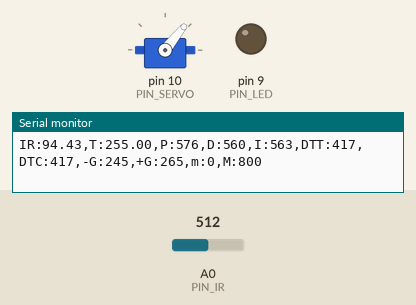
Simulated run of this sketch. Board: Arduino Uno, built with avr-gcc and run on an emulated ATmega328P. On the bench: servo, output pins drawn as LEDs (lit = HIGH), the last lines printed to the serial monitor. The test bench sets the inputs (shaded band); at power-on: A0 (PIN_IR) = 512.

Above: at 1.2 s.
1.3 s: A0 (PIN_IR) set to 430
At 1.62 s:
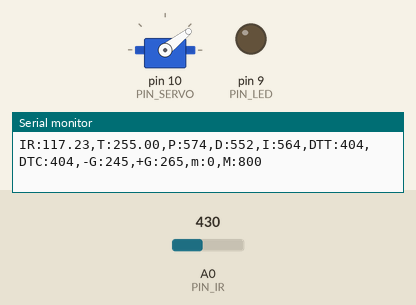
4.3 s: A0 (PIN_IR) set to 245
At 4.6 s:
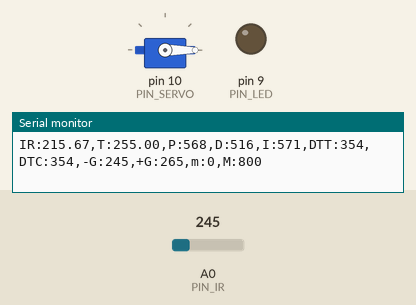
7.3 s: A0 (PIN_IR) set to 0
Timing chart, 0 to 15.2 s (numbered marks = the images above; inputs shaded):
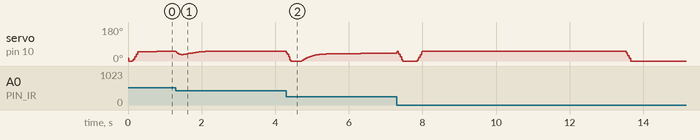

The sketch:

20130152_PID.ino
```cpp
#include <Servo.h>
/////////////////////////////
// Configurable parameters //
/////////////////////////////
// Arduino pin assignment
#define PIN_LED 9
#define PIN_SERVO 10                    //[3030]SERVO를 10번 핀에 연결
#define PIN_IR A0     //[3037]적외선 센서를 A0에 연결
// Framework setting
#define _DIST_TARGET 255            // [3040] 레일플레이트의 중간지점(목표지점=25.5cm)
#define _DIST_MIN 100               //[3035] 측정 최소 거리
#define _DIST_MAX 410               //[3036] 측정 가능한 최대 거리
// Distance sensor
#define _DIST_ALPHA 0.11   //[3023] EMA 가중치
// Servo range
#define _DUTY_MIN 440     //[3028] 서보 각도 최소값
#define _DUTY_NEU 700     //[3038] 레일 수평 서보 펄스폭
#define _DUTY_MAX 1070     //[3031] 서보 최대값
//fix

// Servo speed control
#define _SERVO_ANGLE 30   //[3030] servo angle limit 실제 서보의 동작크기
//[3023] 서보모터의 작동범위(단위 : degree)
#define _SERVO_SPEED 200            // [3040] 서보의 각속도(초당 각도 변화량)
// Event periods
#define _INTERVAL_DIST 20   //[3039]적외선 센서 측정 간격
#define _INTERVAL_SERVO 20         //[3046]서보갱신간격
#define _INTERVAL_SERIAL 100       //[3030]시리얼 플로터 갱신간격
// PID parameters
#define _KP 2.0     //[3039] 비례 제어의 상수 값
#define _KD 160.5
#define _KI 0.007
//////////////////////
// global variables //
//////////////////////
// Servo instance     //[3046]서보간격
Servo myservo;                      //[3030]servo
// Distance sensor
float dist_target; // location to send the ball
float filteredValue;
float sensitivity = 0.12;
float dist_raw, dist_ema, dist_min, dist_max;     //[3034]적외선센서로 측정한 거리값과 ema필터를 적용한 거리값
// Event periods
unsigned long last_sampling_time_dist, last_sampling_time_servo, last_sampling_time_serial;   //[3039] interval간격으로 동작 시행을 위한 정수 값
bool event_dist, event_servo, event_serial; //[3023] 적외선센서의 거리측정, 서보모터, 시리얼의 이벤트 발생 여부
// Servo speed control
int duty_chg_per_interval;  //[3039] interval 당 servo의 돌아가는 최대 정도
int duty_target, duty_curr;      //[3030]servo 목표 위치, servo 현재 위치
// PID variables
float error_curr, error_prev, control, pterm, dterm, iterm;
// [3042] 현재 오차값, 이전 오차값, ? , p,i,d 값
void setup() {
  // initialize GPIO pins for LED and attach servo
  pinMode(PIN_LED, OUTPUT);           //[3030]LED를 연결[3027]
  myservo.attach(PIN_SERVO);  //[3039]servo를 연결
  // initialize global variables
  dist_min = _DIST_MIN;                      //[3030] 측정값의 최소값
  //[3023] 측정가능 거리의 최소값
  dist_max = _DIST_MAX;    //[3032] 측정값의 최대값
  //[3023] 측정가능 거리의 최대값
  dist_target = _DIST_TARGET;           //[3023] 목표 거리 위치
  duty_curr = _DIST_MIN;
  last_sampling_time_dist, last_sampling_time_servo, last_sampling_time_serial = 0;
  dist_raw, dist_ema = _DIST_MIN;
  pterm = dterm  = 0;
  iterm = 0;
  // move servo to neutral position
  myservo.writeMicroseconds(_DUTY_NEU);//[3030]서보를 레일이 수평이 되는 값으로 초기화
  // initialize serial port
  Serial.begin(57600);  //[3039] 시리얼 모니터 속도 지정
  filteredValue = ir_distance();
  // convert angle speed into duty change per interval.
  duty_chg_per_interval = (float)(_DUTY_MAX - _DUTY_MIN) * (_SERVO_SPEED / _SERVO_ANGLE) * (_INTERVAL_SERVO / 1000.0); //[3039]
}
void loop() {
  /////////////////////
  // Event generator //
  /////////////////////
  unsigned long time_curr = millis();
  if (time_curr >= last_sampling_time_dist + _INTERVAL_DIST) {
    last_sampling_time_dist += _INTERVAL_DIST;
    event_dist = true;
  }
  if (time_curr >= last_sampling_time_servo + _INTERVAL_SERVO) {
    last_sampling_time_servo += _INTERVAL_SERVO;
    event_servo = true;
  }
  if (time_curr >= last_sampling_time_serial + _INTERVAL_SERIAL) {
    last_sampling_time_serial += _INTERVAL_SERIAL;
    event_serial = true;
  }
  ////////////////////
  // Event handlers //
  ////////////////////
  if (event_dist) {
    event_dist = false;    // [3037]
    // get a distance reading from the distance sensor
    dist_raw = ir_distance_filtered();
    dist_ema = _DIST_ALPHA * dist_raw + (1 - _DIST_ALPHA) * dist_ema;
    // PID control logic
    error_curr = dist_target - dist_ema; //[3034] 목표위치와 실제위치의 오차값
    pterm = _KP * error_curr;
    dterm = _KD * (error_curr - error_prev);
    iterm += _KI * error_curr;
    control = pterm + dterm+iterm;
    duty_target = _DUTY_NEU + control;
    // Limit duty_target within the range of [_DUTY_MIN, _DUTY_MAX]
    if (duty_target < _DUTY_MIN) duty_target = _DUTY_MIN; // lower limit
    if (duty_target > _DUTY_MAX) duty_target = _DUTY_MAX; // upper limit
    // update error_prev
    error_prev = error_curr;
  }
  if (event_servo) {
    event_servo = false; //[3034]
    // adjust duty_curr toward duty_target by duty_chg_per_interval
    if (duty_target > duty_curr) {
      duty_curr += duty_chg_per_interval;
      if (duty_curr > duty_target) duty_curr = duty_target;
    }
    else {
      duty_curr -= duty_chg_per_interval;
      if (duty_curr < duty_target) duty_curr = duty_target;
    }//[3034] 서보의 현재 위치가 서보 목표 위치에 도달하기전이면 도달하기전까지 duty_chg_per_interval를 증감시킴. 만약 서보 현재 위치가 서보 목표 위치를 벗어난다면 서보 현재 위치를 서보 목표 위치로 고정
    // update servo position
    myservo.writeMicroseconds(duty_curr);//[3034]
  }
  if (event_serial) {
    event_serial = false;
    Serial.print("IR:");
    Serial.print(dist_raw);
    Serial.print(",T:");
    Serial.print(dist_target);
    Serial.print(",P:");
    Serial.print(map(pterm, -1000, 1000, 510, 610));
    Serial.print(",D:");
    Serial.print(map(dterm, -1000, 1000, 510, 610));
    Serial.print(",I:");
    Serial.print(map(iterm, -1000, 1000, 510, 610));
    Serial.print(",DTT:");
    Serial.print(map(duty_target, 1000, 2000, 410, 510));
    Serial.print(",DTC:");
    Serial.print(map(duty_curr, 1000, 2000, 410, 510));
    Serial.println(",-G:245,+G:265,m:0,M:800");
  }
}
float ir_distance(void) { // return value unit: mm
  float val; //[3031]
  float volt = float(analogRead(PIN_IR)); //[3031]
  val = ((6762.0 / (volt - 9.0)) - 4.0) * 10.0; //[3031]
  return val; //[3031]
}
float ir_distance_filtered(void) { // return value unit: mm
  filteredValue = filteredValue * (1 - sensitivity) + ir_distance() * sensitivity;
  return filteredValue;
}
```
